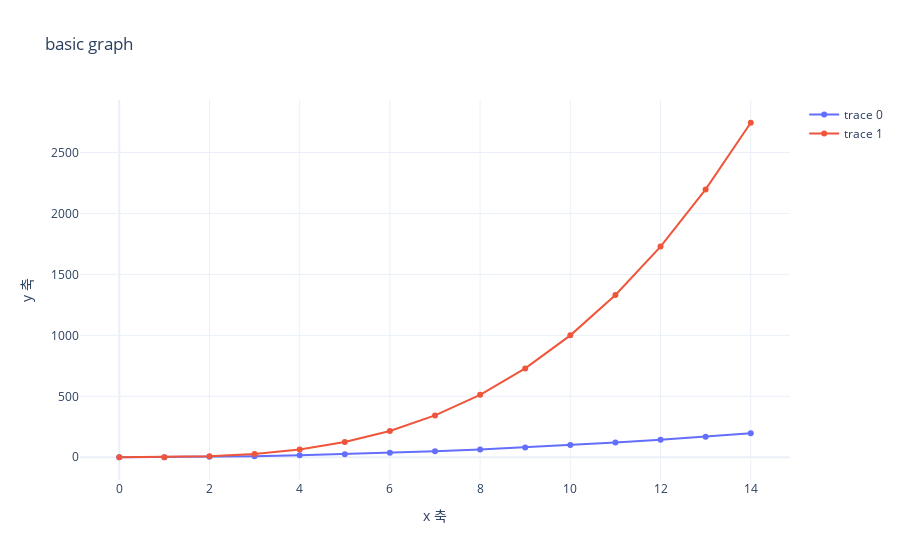

Notebook source saved alongside this figure:
### Code cell
import plotly.graph_objects as go  # 저수준(low level) 그래프 
import numpy as np

# 가상의 데이터 생성 
x = np.arange(0, 15, 1)

y1, y2 = x ** 2 , x ** 3

# print(y1)
# print(y2)

# figure 생성 
fig = go.Figure()

# 시각화 차트 
fig.add_trace(go.Scatter(x=x, y=y1))
# 지정한 x, y 값을 plotly를 이용해서 산점도를 그래프 트레이스에 더해줘 
fig.add_trace(go.Scatter(x=x, y=y2))
fig.add_trace  

# 시각화 차트 업데이트 

fig.update_layout(
  title = 'basic graph',
  xaxis_title = 'x 축', 
  yaxis_title = 'y 축', 
  template = 'plotly_white'
)

# 그래프 보여주기 
fig.show()

### Figure 1 — Plotly figure (JSON) as saved in the notebook; plotly's stock layout.template omitted (floating-point values rounded to 4 significant figures)
{"data": [{"type": "scatter", "x": [0, 1, 2, 3, 4, 5, 6, 7, 8, 9, 10, 11, 12, 13, 14], "y": [0, 1, 4, 9, 16, 25, 36, 49, 64, 81, 100, 121, 144, 169, 196]}, {"type": "scatter", "x": [0, 1, 2, 3, 4, 5, 6, 7, 8, 9, 10, 11, 12, 13, 14], "y": [0, 1, 8, 27, 64, 125, 216, 343, 512, 729, 1000, 1331, 1728, 2197, 2744]}], "layout": {"title": {"text": "basic graph"}, "xaxis": {"title": {"text": "x 축"}}, "yaxis": {"title": {"text": "y 축"}}}}
